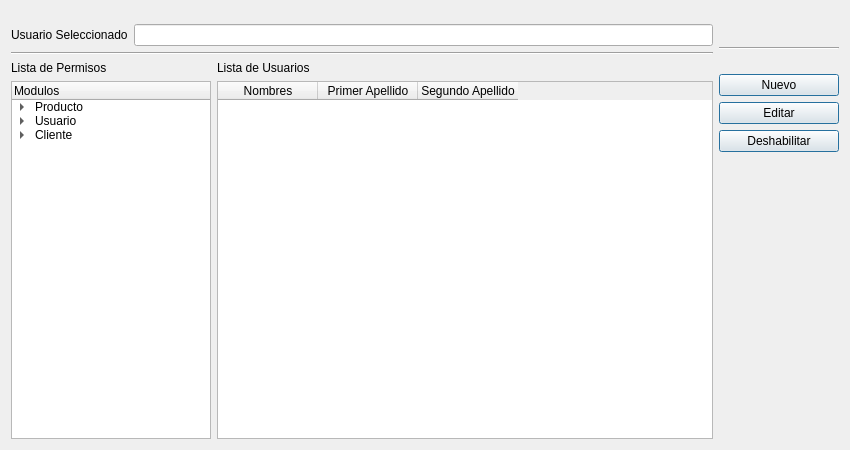
<?xml version="1.0" encoding="UTF-8"?>
<ui version="4.0">
 <class>UI_USER</class>
 <widget class="QWidget" name="UI_USER">
  <property name="geometry">
   <rect>
    <x>0</x>
    <y>0</y>
    <width>850</width>
    <height>450</height>
   </rect>
  </property>
  <property name="windowTitle">
   <string>Form</string>
  </property>
  <layout class="QGridLayout" name="gridLayout_4">
   <item row="0" column="0">
    <layout class="QGridLayout" name="gridLayout_3">
     <item row="0" column="0">
      <layout class="QGridLayout" name="gridLayout_2">
       <item row="0" column="0" colspan="3">
        <spacer name="horizontalSpacer_2">
         <property name="orientation">
          <enum>Qt::Horizontal</enum>
         </property>
         <property name="sizeHint" stdset="0">
          <size>
           <width>668</width>
           <height>13</height>
          </size>
         </property>
        </spacer>
       </item>
       <item row="1" column="0">
        <widget class="QLabel" name="label">
         <property name="text">
          <string>Usuario Seleccionado</string>
         </property>
        </widget>
       </item>
       <item row="1" column="1" colspan="2">
        <widget class="QLineEdit" name="lineEdit"/>
       </item>
       <item row="2" column="0" colspan="3">
        <widget class="Line" name="line_2">
         <property name="orientation">
          <enum>Qt::Horizontal</enum>
         </property>
        </widget>
       </item>
       <item row="3" column="0">
        <widget class="QLabel" name="label_3">
         <property name="text">
          <string>Lista de Permisos</string>
         </property>
        </widget>
       </item>
       <item row="3" column="2">
        <widget class="QLabel" name="label_2">
         <property name="text">
          <string>Lista de Usuarios</string>
         </property>
        </widget>
       </item>
       <item row="4" column="0" colspan="2">
        <widget class="QTreeWidget" name="treeWidget">
         <property name="minimumSize">
          <size>
           <width>200</width>
           <height>0</height>
          </size>
         </property>
         <property name="maximumSize">
          <size>
           <width>200</width>
           <height>16777215</height>
          </size>
         </property>
         <property name="selectionMode">
          <enum>QAbstractItemView::MultiSelection</enum>
         </property>
         <property name="selectionBehavior">
          <enum>QAbstractItemView::SelectItems</enum>
         </property>
         <column>
          <property name="text">
           <string>Modulos</string>
          </property>
         </column>
         <item>
          <property name="text">
           <string>Producto</string>
          </property>
          <item>
           <property name="text">
            <string>Agregar Producto</string>
           </property>
          </item>
          <item>
           <property name="text">
            <string>Editar Producto</string>
           </property>
          </item>
          <item>
           <property name="text">
            <string>Eliminar Producto</string>
           </property>
          </item>
         </item>
         <item>
          <property name="text">
           <string>Usuario</string>
          </property>
          <item>
           <property name="text">
            <string>Agregar Usuario</string>
           </property>
          </item>
         </item>
         <item>
          <property name="text">
           <string>Cliente</string>
          </property>
          <item>
           <property name="text">
            <string>Agregar Cliente</string>
           </property>
          </item>
          <item>
           <property name="text">
            <string>Editar Cliente</string>
           </property>
          </item>
         </item>
         <item>
          <property name="text">
           <string/>
          </property>
          <property name="flags">
           <set>ItemIsSelectable|ItemIsDragEnabled|ItemIsDropEnabled|ItemIsUserCheckable|ItemIsEnabled|ItemIsTristate</set>
          </property>
         </item>
        </widget>
       </item>
       <item row="4" column="2">
        <widget class="QTableWidget" name="tableWidget">
         <column>
          <property name="text">
           <string>Nombres</string>
          </property>
         </column>
         <column>
          <property name="text">
           <string>Primer Apellido</string>
          </property>
         </column>
         <column>
          <property name="text">
           <string>Segundo Apellido</string>
          </property>
         </column>
        </widget>
       </item>
      </layout>
     </item>
     <item row="0" column="1">
      <layout class="QGridLayout" name="gridLayout">
       <item row="0" column="0">
        <spacer name="horizontalSpacer">
         <property name="orientation">
          <enum>Qt::Horizontal</enum>
         </property>
         <property name="sizeType">
          <enum>QSizePolicy::Fixed</enum>
         </property>
         <property name="sizeHint" stdset="0">
          <size>
           <width>120</width>
           <height>10</height>
          </size>
         </property>
        </spacer>
       </item>
       <item row="4" column="0">
        <widget class="QPushButton" name="pushButton_Nuevo">
         <property name="text">
          <string>   Nuevo   </string>
         </property>
         <property name="icon">
          <iconset resource="Icons/Icons.qrc">
           <normaloff>:/Icons/1348112114_notification_add.png</normaloff>:/Icons/1348112114_notification_add.png</iconset>
         </property>
         <property name="iconSize">
          <size>
           <width>32</width>
           <height>32</height>
          </size>
         </property>
         <property name="shortcut">
          <string>Ctrl+N</string>
         </property>
         <property name="default">
          <bool>true</bool>
         </property>
        </widget>
       </item>
       <item row="5" column="0">
        <widget class="QPushButton" name="pushButton_Editar">
         <property name="text">
          <string>   Editar   </string>
         </property>
         <property name="icon">
          <iconset resource="Icons/Icons.qrc">
           <normaloff>:/Icons/1348112116_file_edit.png</normaloff>:/Icons/1348112116_file_edit.png</iconset>
         </property>
         <property name="iconSize">
          <size>
           <width>32</width>
           <height>32</height>
          </size>
         </property>
         <property name="default">
          <bool>true</bool>
         </property>
        </widget>
       </item>
       <item row="6" column="0">
        <widget class="QPushButton" name="pushButton_Deshabilitar">
         <property name="text">
          <string>   Deshabilitar   </string>
         </property>
         <property name="icon">
          <iconset resource="Icons/Icons.qrc">
           <normaloff>:/Icons/notification_error.png</normaloff>:/Icons/notification_error.png</iconset>
         </property>
         <property name="iconSize">
          <size>
           <width>32</width>
           <height>32</height>
          </size>
         </property>
         <property name="default">
          <bool>true</bool>
         </property>
        </widget>
       </item>
       <item row="7" column="0">
        <spacer name="verticalSpacer">
         <property name="orientation">
          <enum>Qt::Vertical</enum>
         </property>
         <property name="sizeHint" stdset="0">
          <size>
           <width>20</width>
           <height>40</height>
          </size>
         </property>
        </spacer>
       </item>
       <item row="1" column="0">
        <spacer name="verticalSpacer_2">
         <property name="orientation">
          <enum>Qt::Vertical</enum>
         </property>
         <property name="sizeType">
          <enum>QSizePolicy::Minimum</enum>
         </property>
         <property name="sizeHint" stdset="0">
          <size>
           <width>20</width>
           <height>26</height>
          </size>
         </property>
        </spacer>
       </item>
       <item row="2" column="0">
        <widget class="Line" name="line">
         <property name="orientation">
          <enum>Qt::Horizontal</enum>
         </property>
        </widget>
       </item>
       <item row="3" column="0">
        <spacer name="verticalSpacer_3">
         <property name="orientation">
          <enum>Qt::Vertical</enum>
         </property>
         <property name="sizeType">
          <enum>QSizePolicy::Fixed</enum>
         </property>
         <property name="sizeHint" stdset="0">
          <size>
           <width>20</width>
           <height>18</height>
          </size>
         </property>
        </spacer>
       </item>
      </layout>
     </item>
    </layout>
   </item>
  </layout>
 </widget>
 <resources>
  <include location="Icons/Icons.qrc"/>
 </resources>
 <connections/>
</ui>
